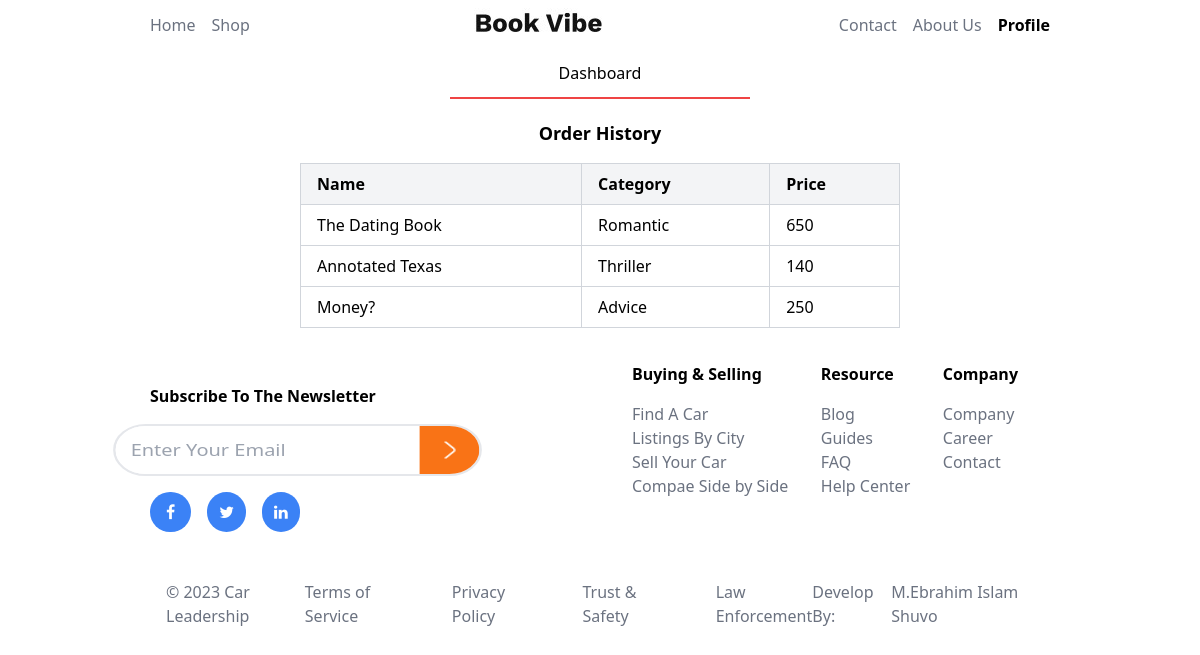
The app's page /Customer.php?email=sawel@gmail.com with its own data.
### tables this page shows
CREATE TABLE `sell` (
  `customer_name` varchar(30) DEFAULT NULL,
  `customer_number` varchar(30) DEFAULT NULL,
  `customer_email` varchar(30) DEFAULT NULL,
  `customer_address` varchar(30) DEFAULT NULL,
  `book_name` varchar(30) NOT NULL,
  `book_category` varchar(30) NOT NULL,
  `book_price` varchar(30) NOT NULL
);

### Customer.php (the view, shortened to what this page needs)
<?php
require_once('confiq/conection.php');
if (isset($_GET['email'])) {
    $email = $_GET['email'];
    $sql = "SELECT * FROM sell where customer_email = '$email'";
    $result = $con->query($sql);
}
?>
<!DOCTYPE html>
<html lang="en">
<head>
    <link rel="stylesheet" href="https://cdnjs.cloudflare.com/ajax/libs/font-awesome/4.7.0/css/font-awesome.min.css">
    <script src="https://cdn.tailwindcss.com"></script>
</head>
<body>
    <div class="flex flex-col items-center text-gray-500">
        <div class="flex md:justify-between justify-center items-center w-9/12 m-auto gap-4">
            <div class="flex gap-4">
                <a href="index.php" class="hover:scale-110 hover:font-semibold hover:text-black">Home</a>
                <a href="shop.php" class="hover:scale-110 hover:font-semibold hover:text-black">Shop</a>
            </div>
            <img class="hidden md:block" src="photo/logo.jpg" alt="">
            <div class="flex gap-4">
                <a class="hover:scale-110 hover:font-semibold hover:text-black">Contact</a>
                <a class="hover:scale-110 hover:font-semibold hover:text-black">About Us</a>
                <a href="Customer.php" class="font-semibold text-black">Profile</a>
            </div>
        </div>
    </div>
    <div class="flex w-full pb-5 md:w-6/12 m-auto">
        <p class="text-center w-[50%] border-b-2 border-red-500 py-3 m-auto">Dashboard</p>
    </div>
    <div class="order-history-section md:w-6/12 m-auto">
        <p class="text-lg text-center font-semibold mb-4">Order History</p>
        <table class="table-auto w-full border-collapse border border-gray-300">
            <thead class="bg-gray-100">
                <tr>
                    <th class="border border-gray-300 px-4 py-2 text-left">Name</th>
                    <th class="border border-gray-300 px-4 py-2 text-left">Category</th>
                    <th class="border border-gray-300 px-4 py-2 text-left">Price</th>
                </tr>
            </thead>
            <tbody>
            <?php
            while ($row = mysqli_fetch_array($result)) {
            ?>
                <tr>
                    <td class="border border-gray-300 px-4 py-2"><?php echo htmlspecialchars($row['book_name']); ?></td>
                    <td class="border border-gray-300 px-4 py-2"><?php echo htmlspecialchars($row['book_category']); ?></td>
                    <td class="border border-gray-300 px-4 py-2"><?php echo htmlspecialchars($row['book_price']); ?></td>
                </tr>
            <?php
            }
            ?>
            </tbody>
        </table>
    </div>
    <div class="flex flex-col md:flex-row md:justify-between md:w-9/12 m-auto items-center">
        <div class="flex flex-col items-center md:items-start gap-4  md:mt-14 mt-7">
            <h4 class="font-semibold">Subscribe To The Newsletter</h4>
            <div class="flex scale-x-125 border-2 rounded-full">
                <input class="rounded-l-full pl-3" type="email" placeholder="Enter Your Email">
                <img class="p-3 bg-orange-500 rounded-r-full" src="photo/arrow-right-white.png" alt="">
            </div>
            <div class=" flex items-center gap-4 mb-8 md:0">
                <a href="#" class="fa fa-facebook bg-blue-500 hover:bg-blue-700 text-white py-3 px-4 rounded-full"></a>
                <a href="#" class="fa fa-twitter bg-blue-500 hover:bg-blue-700 text-white py-3 px-3 rounded-full"></a>
                <a href="#" class="fa fa-linkedin bg-blue-500 hover:bg-blue-700 text-white py-3 px-3 rounded-full"></a>
            </div>
        </div>
        <div class="flex justify-between p-8 md:p- pt-0 w-11/12 md:w-6/12 text-gray-500">
            <div class="flex flex-col gap-4">
                <h3 class="text-black font-bold">Buying & Selling</h3>
                <div class="">
                    <p>Find A Car</p>
                    <p>Listings By City</p>
                    <p>Sell Your Car</p>
                    <p>Compae Side by Side</p>
                </div>
            </div>
            <div class="flex flex-col gap-4">
                <h3 class="text-black font-bold">Resource</h3>
                <div class="">
                    <p>Blog</p>
                    <p>Guides</p>
                    <p>FAQ</p>
                    <p>Help Center</p>
                </div>
            </div>
            <div class="flex flex-col gap-4">
                <h3 class="text-black font-bold">Company</h3>
                <div class="">
                    <p>Company</p>
                    <p>Career</p>
                    <p>Contact</p>
                </div>
            </div>
        </div>
    </div>
    <div class="">
        <div class="text-gray-500 px-4 flex flex-col items-center md:flex-row md:justify-between md:w-9/12 m-auto md:p-4 ">
            <div class="">
                <p>© 2023 Car Leadership</p>
            </div>
            <div class="flex justify-between md:gap-14">
                <p>Terms of Service</p>
                <p>Privacy Policy</p>
                <p>Trust & Safety</p>
                <p>Law Enforcement</p>
            </div>
            <div class="flex gap-2">
                <p>Develop By: </p>
                <a href="https://www.facebook.com/ebrahim.islam.2003">M.Ebrahim Islam Shuvo</a>
            </div>
        </div>
    </div>
</body>
</html>

### records on screen
sell: book_name "The Dating Book", book_category "Romantic", book_price "650"
sell: book_name "Annotated Texas", book_category "Thriller", book_price "140"
sell: book_name "Money?", book_category "Advice", book_price "250"
